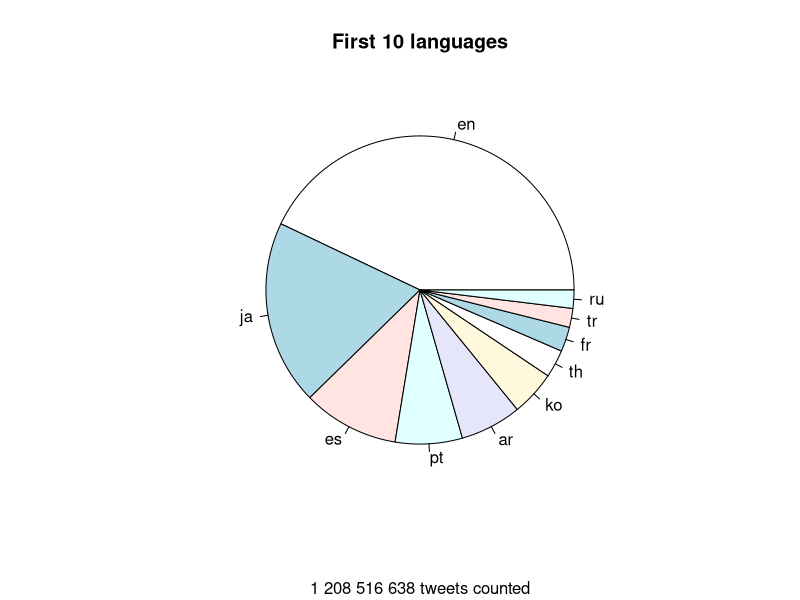

Recreate this plot in R.
langTabCount = read.csv("tabLangWithoutNull.csv")
langTabCount[,2]
pie(langTabCount[1:10,2],labels = langTabCount[1:10,1],main = "First 10 languages",sub="1 208 516 638 tweets counted")
sum(langTabCount[,2])
